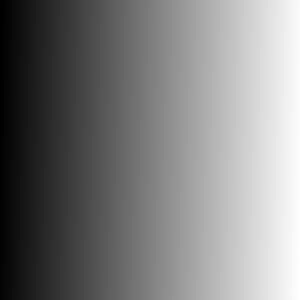
#> input picture Data/Images/gradient.png, 300 x 300 px
$ jupyter execute 1.13.1_Global_Thresholding.ipynb
#> lines starting #> are read from the running program, lines starting #| are printed output that depends on the picture; after the words box and inside, x2 and y2 are one past the last pixel; in counts of white or black regions, pixels touching at a corner belong together
## **Global Thresholding**

- THRESH_BINARY
- THRESH_BINARY_INV
- THRESH_TRUNC
- THRESH_TOZERO
- THRESH_TOZERO_INV

[cell 1]
import cv2

image = cv2.imread("../Data/Images/gradient.png", 0)
#> image: shape (300, 300); min 0, max 255, mean 126.3
image = cv2.resize(image, (350, 300))
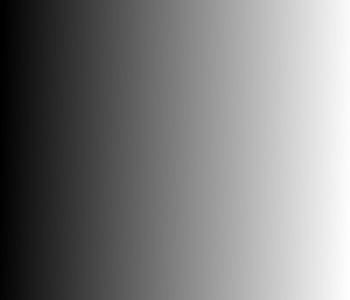
#> image: shape (300, 350); min 0, max 255, mean 126.4

[cell 2]
def display_thresholded_image(threshold_type, winname="Threshold Viewer"):
#> called with threshold_type = 0, winname = 'THRESH_BINARY'
    cv2.namedWindow(winname)
    cv2.createTrackbar("Th Value", winname, 50, 255, lambda _: None)

    while True:
        th_value = cv2.getTrackbarPos("Th Value", winname)

        _, thresholded_image = cv2.threshold(image, th_value, 255, threshold_type)
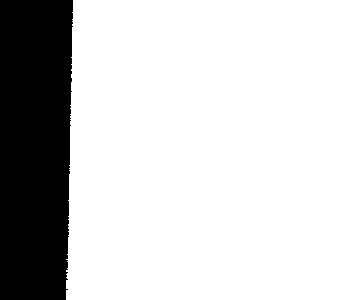
#> thresholded_image: shape (300, 350); 80% white; 1 black region, box (x1, y1, x2, y2) and area: (0, 0, 73, 300) 20957

        combined_image = cv2.vconcat([image, thresholded_image])
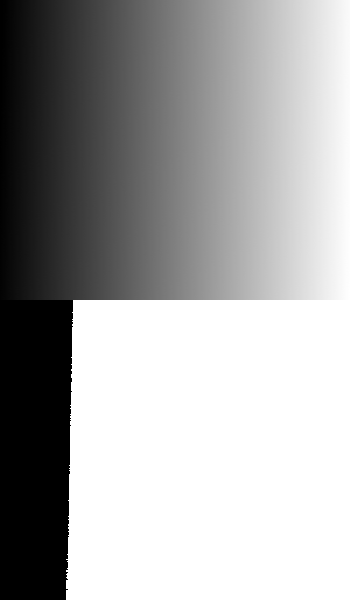
#> combined_image: shape (600, 350); min 0, max 255, mean 165.3
        cv2.imshow(winname, combined_image)

        if cv2.waitKey(1) & 0xFF == ord("q") or not cv2.getWindowProperty(
            winname, cv2.WND_PROP_VISIBLE
        ):
#> (key q is pressed here)
            cv2.destroyAllWindows()
            break

> **`cv2.threshold(src, thresh, maxval, type)`**

**THRESH_BINARY**

[cell 3]
display_thresholded_image(cv2.THRESH_BINARY, "THRESH_BINARY")

**THRESH_BINARY_INV**

[cell 4]
display_thresholded_image(cv2.THRESH_BINARY_INV, "THRESH_BINARY_INV")
#> call 2 of display_thresholded_image, with threshold_type = 1, winname = 'THRESH_BINARY_INV'
#> in display_thresholded_image (call 2), `combined_image = cv2.vconcat([image, thresholded_image])`:
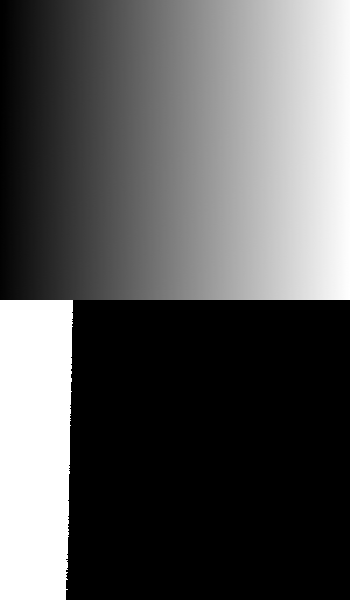
#> combined_image: shape (600, 350); min 0, max 255, mean 88.6
#> (key Esc is pressed here)

**THRESH_TRUNC**

[cell 5]
display_thresholded_image(cv2.THRESH_TRUNC, "THRESH_TRUNC")
#> call 3 of display_thresholded_image, with threshold_type = 2, winname = 'THRESH_TRUNC'
#> in display_thresholded_image (call 3), `_, thresholded_image = cv2.threshold(image, th_value, 255, threshold_t..`:
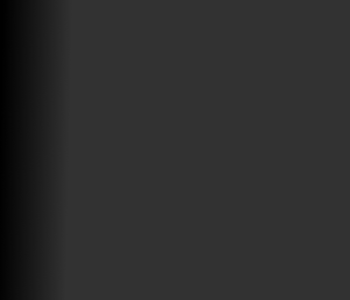
#> thresholded_image: shape (300, 350); min 0, max 50, mean 45.1
#> in display_thresholded_image (call 3), `combined_image = cv2.vconcat([image, thresholded_image])`:
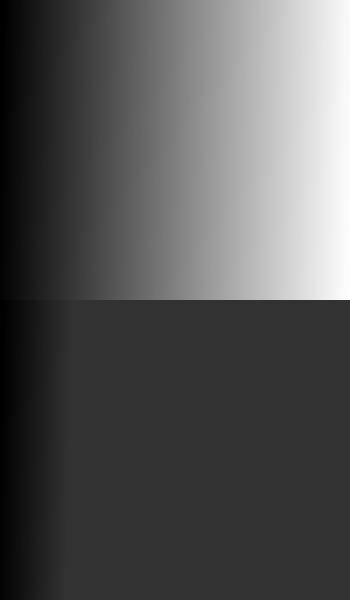
#> combined_image: shape (600, 350); min 0, max 255, mean 85.7

$ run again, with Data/Images/Flowers.png copied over Data/Images/gradient.png
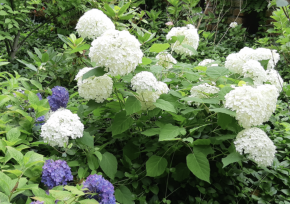
#> input picture Data/Images/Flowers.png, 290 x 204 px
#> in display_thresholded_image, `_, thresholded_image = cv2.threshold(image, th_value, 255, threshold_t..`:
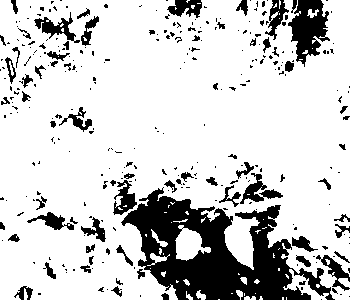
#> thresholded_image: shape (300, 350); 80.7% white; 306 black regions (235 under 20 px), largest, box (x1, y1, x2, y2) and area: (121, 187, 335, 300) 10897, (288, 0, 330, 67) 1553, (240, 173, 283, 204) 471
#> in display_thresholded_image (call 3), `combined_image = cv2.vconcat([image, thresholded_image])`:
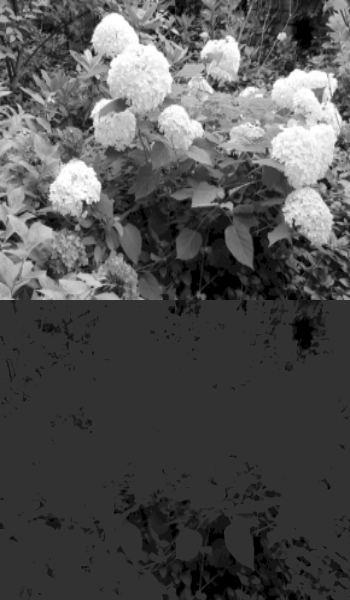
#> combined_image: shape (600, 350); min 0, max 255, mean 81.4
